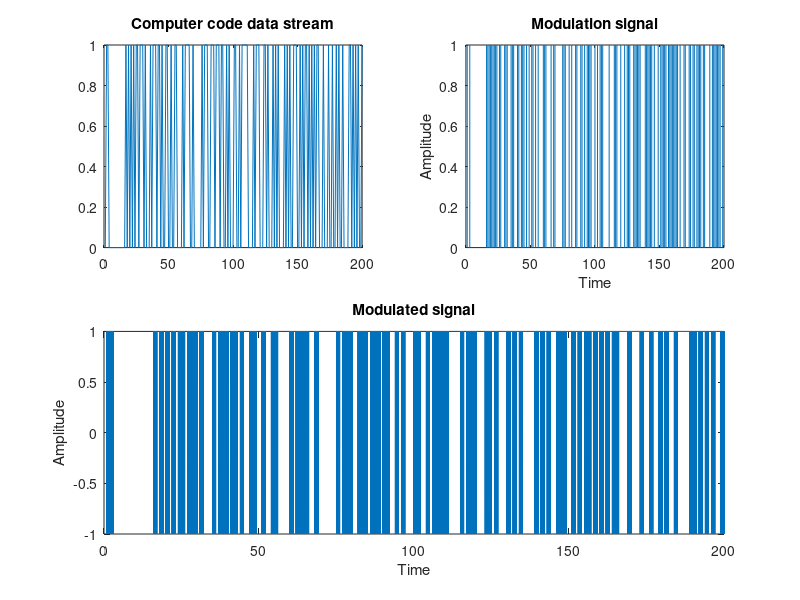

Write the MATLAB code that produced this figure.
% Simulation for CyberAttk. Computer virus simulation signal modulation
close all;
clear;
%% Step 1: Generate a random stream of computer code data to simulate a virus
% code data generation
num_bits=200; % number of binary digits
code_data=randi([0,1],1,num_bits);  % generate random binary data

disp(code_data);

%% Step 2: Generate a modulation signal
% modulation parameters
f0=120e9; % Center freq: 120 GHz
fs=10000; % sampling/symbol rate (number of symbols transmitted per s)
modIndex=100; % modulation index that controls the range of frequency variation

t=0:1/fs:length(code_data)-1/fs;
mod_sig=zeros(size(t));
for i=1:length(code_data)
    if code_data(i)==1
        mod_sig((i-1)*fs+1:i*fs)=1;
    end
end

%% Step 3: Frequency modulation
modulatedSig=cos(2*pi*(f0+modIndex*mod_sig).*t);

%% Print figures...
figure;
subplot(2,2,1);
plot(code_data);
title('Computer code data stream');
subplot(2,2,2);
plot(t,mod_sig);
xlabel('Time');
ylabel('Amplitude');
title('Modulation signal');
subplot(2,2,3:4);
plot(t,modulatedSig);
xlabel('Time');
ylabel('Amplitude');
title('Modulated signal');
